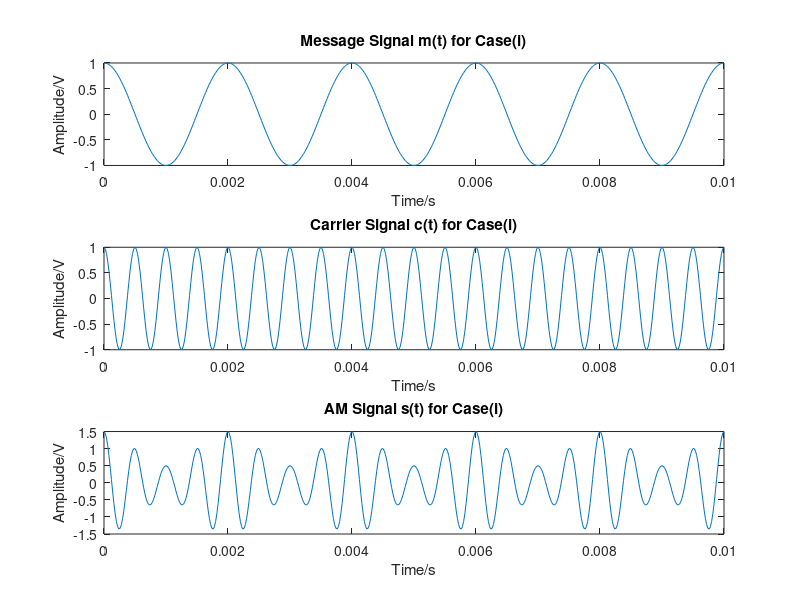
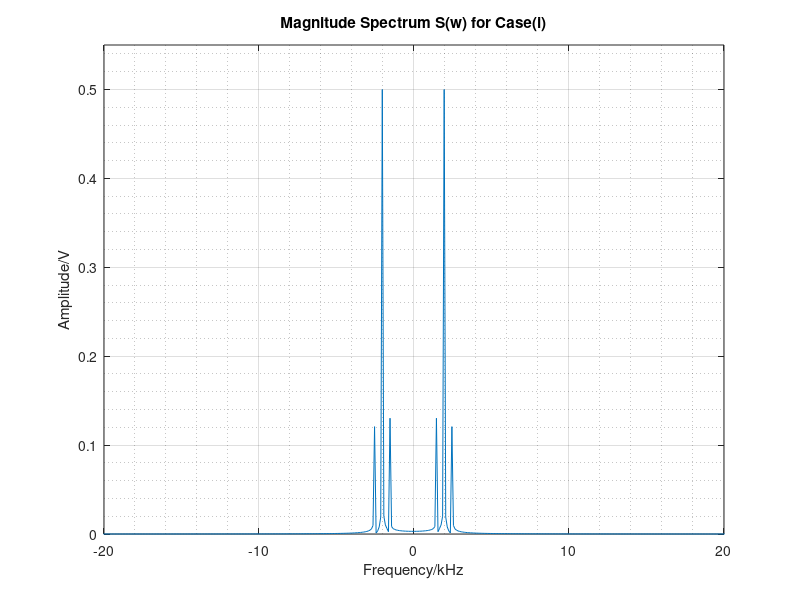

These charts were generated, in order, by the following MATLAB code:
fs = 50e3;         %Sampling Frequency
t = 0:1/fs:0.01;
L = length(t);

Ac = 1;

Ka = 0.5;
fm = 500;
fc = 2000;
m = cos(2*pi*fm*t);    %Message Signal
c = Ac*cos(2*pi*fc*t); %Carrier Signal
s = (1 + Ka*m).*c;     %AM Signal

figure(1);
subplot(3,1,1);
plot(t,m);
ylim([-1,1])
xlim([0,0.01]);
xlabel('Time/s');
ylabel('Amplitude/V');
title('Message Signal m(t) for Case(i)')

subplot(3,1,2);
plot(t,c);
ylim([-1,1])
xlim([0,0.01]);
xlabel('Time/s');
ylabel('Amplitude/V');
title('Carrier Signal c(t) for Case(i)')

subplot(3,1,3);
plot(t,s);
ylim([-1.5,1.5])
xlim([0,0.01]);
xlabel('Time/s');
ylabel('Amplitude/V');
title('AM Signal s(t) for Case(i)')


%Magnitude Spectrum of AM Signal,s(t)

df = fs/L;
min_f = -fs/2;
max_f = fs/2-df;
f = min_f:df:max_f;

Sw = abs(fftshift(fft(s)));

figure(4)
plot(f/1000,Sw/L)
ylim([0,0.55]);

xlim([-20,20]);
title('Magnitude Spectrum S(w) for Case(i)')
xlabel('Frequency/kHz')
ylabel('Amplitude/V')
grid on
grid minor

